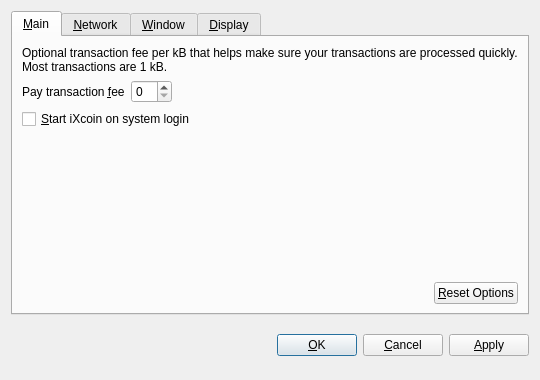
<?xml version="1.0" encoding="UTF-8"?>
<ui version="4.0">
 <class>OptionsDialog</class>
 <widget class="QDialog" name="OptionsDialog">
  <property name="geometry">
   <rect>
    <x>0</x>
    <y>0</y>
    <width>540</width>
    <height>380</height>
   </rect>
  </property>
  <property name="windowTitle">
   <string>Options</string>
  </property>
  <property name="modal">
   <bool>true</bool>
  </property>
  <layout class="QVBoxLayout" name="verticalLayout">
   <item>
    <widget class="QTabWidget" name="tabWidget">
     <property name="tabPosition">
      <enum>QTabWidget::North</enum>
     </property>
     <property name="currentIndex">
      <number>0</number>
     </property>
     <widget class="QWidget" name="tabMain">
      <attribute name="title">
       <string>&amp;Main</string>
      </attribute>
      <layout class="QVBoxLayout" name="verticalLayout_Main">
       <item>
        <widget class="QLabel" name="transactionFeeInfoLabel">
         <property name="text">
          <string>Optional transaction fee per kB that helps make sure your transactions are processed quickly. Most transactions are 1 kB.</string>
         </property>
         <property name="textFormat">
          <enum>Qt::PlainText</enum>
         </property>
         <property name="wordWrap">
          <bool>true</bool>
         </property>
        </widget>
       </item>
       <item>
        <layout class="QHBoxLayout" name="horizontalLayout_1_Main">
         <item>
          <widget class="QLabel" name="transactionFeeLabel">
           <property name="text">
            <string>Pay transaction &amp;fee</string>
           </property>
           <property name="textFormat">
            <enum>Qt::PlainText</enum>
           </property>
           <property name="buddy">
            <cstring>transactionFee</cstring>
           </property>
          </widget>
         </item>
         <item>
          <widget class="BitcoinAmountField" name="transactionFee"/>
         </item>
         <item>
          <spacer name="horizontalSpacer_1_Main">
           <property name="orientation">
            <enum>Qt::Horizontal</enum>
           </property>
           <property name="sizeHint" stdset="0">
            <size>
             <width>40</width>
             <height>20</height>
            </size>
           </property>
          </spacer>
         </item>
        </layout>
       </item>
       <item>
        <widget class="QCheckBox" name="bitcoinAtStartup">
         <property name="toolTip">
          <string>Automatically start iXcoin after logging in to the system.</string>
         </property>
         <property name="text">
          <string>&amp;Start iXcoin on system login</string>
         </property>
        </widget>
       </item>
       <item>
        <spacer name="verticalSpacer_Main">
         <property name="orientation">
          <enum>Qt::Vertical</enum>
         </property>
         <property name="sizeHint" stdset="0">
          <size>
           <width>20</width>
           <height>40</height>
          </size>
         </property>
        </spacer>
       </item>
       <item>
        <layout class="QHBoxLayout" name="horizontalLayout_2_Main">
         <item>
          <spacer name="horizontalSpacer_2_Main">
           <property name="orientation">
            <enum>Qt::Horizontal</enum>
           </property>
           <property name="sizeHint" stdset="0">
            <size>
             <width>40</width>
             <height>20</height>
            </size>
           </property>
          </spacer>
         </item>
         <item>
          <widget class="QPushButton" name="resetButton">
           <property name="toolTip">
            <string>Reset all client options to default.</string>
           </property>
           <property name="text">
            <string>&amp;Reset Options</string>
           </property>
           <property name="autoDefault">
            <bool>false</bool>
           </property>
          </widget>
         </item>
        </layout>
       </item>
      </layout>
     </widget>
     <widget class="QWidget" name="tabNetwork">
      <attribute name="title">
       <string>&amp;Network</string>
      </attribute>
      <layout class="QVBoxLayout" name="verticalLayout_Network">
       <item>
        <widget class="QCheckBox" name="mapPortUpnp">
         <property name="toolTip">
          <string>Automatically open the iXcoin client port on the router. This only works when your router supports UPnP and it is enabled.</string>
         </property>
         <property name="text">
          <string>Map port using &amp;UPnP</string>
         </property>
        </widget>
       </item>
       <item>
        <widget class="QCheckBox" name="connectSocks">
         <property name="toolTip">
          <string>Connect to the iXcoin network through a SOCKS proxy (e.g. when connecting through Tor).</string>
         </property>
         <property name="text">
          <string>&amp;Connect through SOCKS proxy:</string>
         </property>
        </widget>
       </item>
       <item>
        <layout class="QHBoxLayout" name="horizontalLayout_Network">
         <item>
          <widget class="QLabel" name="proxyIpLabel">
           <property name="text">
            <string>Proxy &amp;IP:</string>
           </property>
           <property name="textFormat">
            <enum>Qt::PlainText</enum>
           </property>
           <property name="buddy">
            <cstring>proxyIp</cstring>
           </property>
          </widget>
         </item>
         <item>
          <widget class="QValidatedLineEdit" name="proxyIp">
           <property name="maximumSize">
            <size>
             <width>140</width>
             <height>16777215</height>
            </size>
           </property>
           <property name="toolTip">
            <string>IP address of the proxy (e.g. 127.0.0.1)</string>
           </property>
          </widget>
         </item>
         <item>
          <widget class="QLabel" name="proxyPortLabel">
           <property name="text">
            <string>&amp;Port:</string>
           </property>
           <property name="textFormat">
            <enum>Qt::PlainText</enum>
           </property>
           <property name="buddy">
            <cstring>proxyPort</cstring>
           </property>
          </widget>
         </item>
         <item>
          <widget class="QLineEdit" name="proxyPort">
           <property name="maximumSize">
            <size>
             <width>55</width>
             <height>16777215</height>
            </size>
           </property>
           <property name="toolTip">
            <string>Port of the proxy (e.g. 9050)</string>
           </property>
          </widget>
         </item>
         <item>
          <widget class="QLabel" name="socksVersionLabel">
           <property name="text">
            <string>SOCKS &amp;Version:</string>
           </property>
           <property name="textFormat">
            <enum>Qt::PlainText</enum>
           </property>
           <property name="buddy">
            <cstring>socksVersion</cstring>
           </property>
          </widget>
         </item>
         <item>
          <widget class="QValueComboBox" name="socksVersion">
           <property name="toolTip">
            <string>SOCKS version of the proxy (e.g. 5)</string>
           </property>
          </widget>
         </item>
         <item>
          <spacer name="horizontalSpacer_Network">
           <property name="orientation">
            <enum>Qt::Horizontal</enum>
           </property>
           <property name="sizeHint" stdset="0">
            <size>
             <width>40</width>
             <height>20</height>
            </size>
           </property>
          </spacer>
         </item>
        </layout>
       </item>
       <item>
        <spacer name="verticalSpacer_Network">
         <property name="orientation">
          <enum>Qt::Vertical</enum>
         </property>
         <property name="sizeHint" stdset="0">
          <size>
           <width>20</width>
           <height>40</height>
          </size>
         </property>
        </spacer>
       </item>
      </layout>
     </widget>
     <widget class="QWidget" name="tabWindow">
      <attribute name="title">
       <string>&amp;Window</string>
      </attribute>
      <layout class="QVBoxLayout" name="verticalLayout_Window">
       <item>
        <widget class="QCheckBox" name="minimizeToTray">
         <property name="toolTip">
          <string>Show only a tray icon after minimizing the window.</string>
         </property>
         <property name="text">
          <string>&amp;Minimize to the tray instead of the taskbar</string>
         </property>
        </widget>
       </item>
       <item>
        <widget class="QCheckBox" name="minimizeOnClose">
         <property name="toolTip">
          <string>Minimize instead of exit the application when the window is closed. When this option is enabled, the application will be closed only after selecting Quit in the menu.</string>
         </property>
         <property name="text">
          <string>M&amp;inimize on close</string>
         </property>
        </widget>
       </item>
       <item>
        <spacer name="verticalSpacer_Window">
         <property name="orientation">
          <enum>Qt::Vertical</enum>
         </property>
         <property name="sizeHint" stdset="0">
          <size>
           <width>20</width>
           <height>40</height>
          </size>
         </property>
        </spacer>
       </item>
      </layout>
     </widget>
     <widget class="QWidget" name="tabDisplay">
      <attribute name="title">
       <string>&amp;Display</string>
      </attribute>
      <layout class="QVBoxLayout" name="verticalLayout_Display">
       <item>
        <layout class="QHBoxLayout" name="horizontalLayout_1_Display">
         <item>
          <widget class="QLabel" name="langLabel">
           <property name="text">
            <string>User Interface &amp;language:</string>
           </property>
           <property name="textFormat">
            <enum>Qt::PlainText</enum>
           </property>
           <property name="buddy">
            <cstring>lang</cstring>
           </property>
          </widget>
         </item>
         <item>
          <widget class="QValueComboBox" name="lang">
           <property name="toolTip">
            <string>The user interface language can be set here. This setting will take effect after restarting iXcoin.</string>
           </property>
          </widget>
         </item>
        </layout>
       </item>
       <item>
        <layout class="QHBoxLayout" name="horizontalLayout_2_Display">
         <item>
          <widget class="QLabel" name="unitLabel">
           <property name="text">
            <string>&amp;Unit to show amounts in:</string>
           </property>
           <property name="textFormat">
            <enum>Qt::PlainText</enum>
           </property>
           <property name="buddy">
            <cstring>unit</cstring>
           </property>
          </widget>
         </item>
         <item>
          <widget class="QValueComboBox" name="unit">
           <property name="toolTip">
            <string>Choose the default subdivision unit to show in the interface and when sending coins.</string>
           </property>
          </widget>
         </item>
        </layout>
       </item>
       <item>
        <widget class="QCheckBox" name="displayAddresses">
         <property name="toolTip">
          <string>Whether to show iXcoin addresses in the transaction list or not.</string>
         </property>
         <property name="text">
          <string>&amp;Display addresses in transaction list</string>
         </property>
        </widget>
       </item>
       <item>
        <spacer name="verticalSpacer_Display">
         <property name="orientation">
          <enum>Qt::Vertical</enum>
         </property>
         <property name="sizeHint" stdset="0">
          <size>
           <width>20</width>
           <height>40</height>
          </size>
         </property>
        </spacer>
       </item>
      </layout>
     </widget>
    </widget>
   </item>
   <item>
    <layout class="QHBoxLayout" name="horizontalLayout_Buttons">
     <item>
      <spacer name="horizontalSpacer_1">
       <property name="orientation">
        <enum>Qt::Horizontal</enum>
       </property>
       <property name="sizeHint" stdset="0">
        <size>
         <width>40</width>
         <height>48</height>
        </size>
       </property>
      </spacer>
     </item>
     <item>
      <widget class="QLabel" name="statusLabel">
       <property name="font">
        <font>
         <weight>75</weight>
         <bold>true</bold>
        </font>
       </property>
       <property name="text">
        <string/>
       </property>
       <property name="textFormat">
        <enum>Qt::PlainText</enum>
       </property>
       <property name="wordWrap">
        <bool>true</bool>
       </property>
      </widget>
     </item>
     <item>
      <spacer name="horizontalSpacer_2">
       <property name="orientation">
        <enum>Qt::Horizontal</enum>
       </property>
       <property name="sizeHint" stdset="0">
        <size>
         <width>40</width>
         <height>48</height>
        </size>
       </property>
      </spacer>
     </item>
     <item>
      <widget class="QPushButton" name="okButton">
       <property name="text">
        <string>&amp;OK</string>
       </property>
      </widget>
     </item>
     <item>
      <widget class="QPushButton" name="cancelButton">
       <property name="text">
        <string>&amp;Cancel</string>
       </property>
       <property name="autoDefault">
        <bool>false</bool>
       </property>
      </widget>
     </item>
     <item>
      <widget class="QPushButton" name="applyButton">
       <property name="text">
        <string>&amp;Apply</string>
       </property>
       <property name="autoDefault">
        <bool>false</bool>
       </property>
      </widget>
     </item>
    </layout>
   </item>
  </layout>
 </widget>
 <customwidgets>
  <customwidget>
   <class>BitcoinAmountField</class>
   <extends>QSpinBox</extends>
   <header>bitcoinamountfield.h</header>
  </customwidget>
  <customwidget>
   <class>QValueComboBox</class>
   <extends>QComboBox</extends>
   <header>qvaluecombobox.h</header>
  </customwidget>
  <customwidget>
   <class>QValidatedLineEdit</class>
   <extends>QLineEdit</extends>
   <header>qvalidatedlineedit.h</header>
  </customwidget>
 </customwidgets>
 <resources/>
 <connections/>
</ui>
